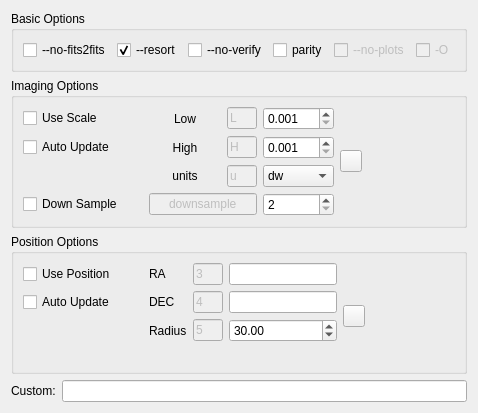
<?xml version="1.0" encoding="UTF-8"?>
<ui version="4.0">
 <class>OpsAstrometry</class>
 <widget class="QWidget" name="OpsAstrometry">
  <property name="geometry">
   <rect>
    <x>0</x>
    <y>0</y>
    <width>426</width>
    <height>379</height>
   </rect>
  </property>
  <layout class="QVBoxLayout" name="verticalLayout_5">
   <item>
    <widget class="QGroupBox" name="groupBox_3">
     <property name="title">
      <string>Basic Options</string>
     </property>
     <layout class="QVBoxLayout" name="verticalLayout_2">
      <item>
       <layout class="QHBoxLayout" name="horizontalLayout_5">
        <property name="topMargin">
         <number>0</number>
        </property>
        <item>
         <widget class="QCheckBox" name="kcfg_AstrometryUseNoFITS2FITS">
          <property name="toolTip">
           <string>&lt;html&gt;&lt;head/&gt;&lt;body&gt;&lt;p&gt;This option should &lt;span style=&quot; font-weight:600;&quot;&gt;ONLY&lt;/span&gt; be checked if your astrometry.net version is 0.67 or earlier. Uncheck for any versions greater than 0.67&lt;/p&gt;&lt;/body&gt;&lt;/html&gt;</string>
          </property>
          <property name="text">
           <string>--no-fits2fits</string>
          </property>
         </widget>
        </item>
        <item>
         <widget class="QCheckBox" name="kcfg_AstrometryUseResort">
          <property name="toolTip">
           <string>&lt;html&gt;&lt;head/&gt;&lt;body&gt;&lt;p&gt;Check this option if your image does not have much nebulosity. If it does have strong nebulosity, uncheck it.&lt;/p&gt;&lt;/body&gt;&lt;/html&gt;</string>
          </property>
          <property name="text">
           <string>--resort</string>
          </property>
          <property name="checked">
           <bool>true</bool>
          </property>
         </widget>
        </item>
        <item>
         <widget class="QCheckBox" name="kcfg_AstrometryUseNoVerify">
          <property name="toolTip">
           <string>&lt;html&gt;&lt;head/&gt;&lt;body&gt;&lt;p&gt;This will prevent the solver from looking at an already existing WCS Header before blindly trying to solve the image. It is recommended to keep it checked.&lt;/p&gt;&lt;/body&gt;&lt;/html&gt;</string>
          </property>
          <property name="text">
           <string>--no-verify</string>
          </property>
          <property name="checked">
           <bool>false</bool>
          </property>
         </widget>
        </item>
        <item>
         <widget class="QCheckBox" name="kcfg_AstrometryDetectParity">
          <property name="toolTip">
           <string>&lt;html&gt;&lt;head/&gt;&lt;body&gt;&lt;p&gt;Detect parity and reuse it to speed up solver.&lt;/p&gt;&lt;/body&gt;&lt;/html&gt;</string>
          </property>
          <property name="text">
           <string>parity</string>
          </property>
         </widget>
        </item>
        <item>
         <widget class="QCheckBox" name="checkBox_27">
          <property name="enabled">
           <bool>false</bool>
          </property>
          <property name="toolTip">
           <string>&lt;html&gt;&lt;head/&gt;&lt;body&gt;&lt;p&gt;Prevents creation of unnecessary files unused by Ekos.&lt;/p&gt;&lt;/body&gt;&lt;/html&gt;</string>
          </property>
          <property name="text">
           <string>--no-plots</string>
          </property>
          <property name="checked">
           <bool>false</bool>
          </property>
         </widget>
        </item>
        <item>
         <widget class="QCheckBox" name="checkBox_30">
          <property name="enabled">
           <bool>false</bool>
          </property>
          <property name="maximumSize">
           <size>
            <width>50</width>
            <height>16777215</height>
           </size>
          </property>
          <property name="toolTip">
           <string>&lt;html&gt;&lt;head/&gt;&lt;body&gt;&lt;p&gt;Overwrite already generated files. It must be checked to prevent solver failure.&lt;/p&gt;&lt;/body&gt;&lt;/html&gt;</string>
          </property>
          <property name="text">
           <string>-O</string>
          </property>
          <property name="checked">
           <bool>false</bool>
          </property>
         </widget>
        </item>
       </layout>
      </item>
     </layout>
    </widget>
   </item>
   <item>
    <widget class="QGroupBox" name="groupBox">
     <property name="title">
      <string>Imaging Options</string>
     </property>
     <layout class="QGridLayout" name="gridLayout">
      <item row="2" column="1">
       <widget class="QLabel" name="label_7">
        <property name="toolTip">
         <string>&lt;p&gt;The units of the imager scale bounds above.&lt;/p&gt;
&lt;ul&gt;
&lt;li&gt;dw: degree width&lt;/li&gt;
&lt;li&gt;aw: arcminute width&lt;/li&gt;
&lt;li&gt;app: arcsecs per pixel&lt;/li&gt;
&lt;/ul&gt;</string>
        </property>
        <property name="text">
         <string>units</string>
        </property>
        <property name="alignment">
         <set>Qt::AlignCenter</set>
        </property>
       </widget>
      </item>
      <item row="1" column="4" rowspan="2">
       <widget class="QPushButton" name="updateScale">
        <property name="minimumSize">
         <size>
          <width>22</width>
          <height>22</height>
         </size>
        </property>
        <property name="maximumSize">
         <size>
          <width>22</width>
          <height>22</height>
         </size>
        </property>
        <property name="toolTip">
         <string>&lt;html&gt;&lt;head/&gt;&lt;body&gt;&lt;p&gt;Update Image Scale Bounds from the currently active camera &amp;amp; telescope combination.&lt;/p&gt;&lt;/body&gt;&lt;/html&gt;</string>
        </property>
        <property name="text">
         <string/>
        </property>
       </widget>
      </item>
      <item row="1" column="2">
       <widget class="QLineEdit" name="lineEdit_42">
        <property name="enabled">
         <bool>false</bool>
        </property>
        <property name="maximumSize">
         <size>
          <width>30</width>
          <height>16777215</height>
         </size>
        </property>
        <property name="toolTip">
         <string>&lt;html&gt;&lt;head/&gt;&lt;body&gt;&lt;p&gt;The high end of the imager scale, calculated as a little bigger than the longer dimension of the image.&lt;/p&gt;&lt;/body&gt;&lt;/html&gt;</string>
        </property>
        <property name="text">
         <string>H</string>
        </property>
       </widget>
      </item>
      <item row="2" column="3">
       <widget class="QComboBox" name="kcfg_AstrometryImageScaleUnits">
        <property name="maximumSize">
         <size>
          <width>110</width>
          <height>16777215</height>
         </size>
        </property>
        <property name="toolTip">
         <string>&lt;p&gt;The units of the imager scale bounds above.&lt;/p&gt;
&lt;ul&gt;
&lt;li&gt;dw: degree width&lt;/li&gt;
&lt;li&gt;aw: arcminute width&lt;/li&gt;
&lt;li&gt;app: arcsecs per pixel&lt;/li&gt;
&lt;/ul&gt;</string>
        </property>
        <property name="currentIndex">
         <number>0</number>
        </property>
        <item>
         <property name="text">
          <string>dw</string>
         </property>
        </item>
        <item>
         <property name="text">
          <string>aw</string>
         </property>
        </item>
        <item>
         <property name="text">
          <string>app</string>
         </property>
        </item>
       </widget>
      </item>
      <item row="3" column="3">
       <widget class="QSpinBox" name="kcfg_AstrometryDownsample">
        <property name="minimum">
         <number>2</number>
        </property>
        <property name="maximum">
         <number>16</number>
        </property>
        <property name="value">
         <number>2</number>
        </property>
       </widget>
      </item>
      <item row="3" column="0">
       <widget class="QCheckBox" name="kcfg_AstrometryUseDownsample">
        <property name="toolTip">
         <string>&lt;html&gt;&lt;head/&gt;&lt;body&gt;&lt;p&gt;Downsample the image to shrink its size and speed up the solver.&lt;/p&gt;&lt;/body&gt;&lt;/html&gt;</string>
        </property>
        <property name="text">
         <string>Down Sample</string>
        </property>
        <property name="checked">
         <bool>false</bool>
        </property>
       </widget>
      </item>
      <item row="0" column="0">
       <widget class="QCheckBox" name="kcfg_AstrometryUseImageScale">
        <property name="toolTip">
         <string>&lt;html&gt;&lt;head/&gt;&lt;body&gt;&lt;p&gt;Set image scale to speed up solver as it does not have to search index files of different image scales.&lt;/p&gt;&lt;/body&gt;&lt;/html&gt;</string>
        </property>
        <property name="text">
         <string>Use Scale</string>
        </property>
        <property name="checked">
         <bool>false</bool>
        </property>
       </widget>
      </item>
      <item row="0" column="2">
       <widget class="QLineEdit" name="lineEdit_41">
        <property name="enabled">
         <bool>false</bool>
        </property>
        <property name="maximumSize">
         <size>
          <width>30</width>
          <height>16777215</height>
         </size>
        </property>
        <property name="toolTip">
         <string>&lt;html&gt;&lt;head/&gt;&lt;body&gt;&lt;p&gt;The lower end of the imager scale, calculated as a little smaller than the shorter dimension of the image.&lt;/p&gt;&lt;/body&gt;&lt;/html&gt;</string>
        </property>
        <property name="text">
         <string>L</string>
        </property>
       </widget>
      </item>
      <item row="0" column="3">
       <widget class="QDoubleSpinBox" name="kcfg_AstrometryImageScaleLow">
        <property name="decimals">
         <number>3</number>
        </property>
        <property name="minimum">
         <double>0.001000000000000</double>
        </property>
        <property name="maximum">
         <double>999.000000000000000</double>
        </property>
        <property name="value">
         <double>0.001000000000000</double>
        </property>
       </widget>
      </item>
      <item row="3" column="1" colspan="2">
       <widget class="QLineEdit" name="lineEdit_55">
        <property name="enabled">
         <bool>false</bool>
        </property>
        <property name="toolTip">
         <string>&lt;html&gt;&lt;head/&gt;&lt;body&gt;&lt;p&gt;Downsample the image to shrink its size and speed up the solver.&lt;/p&gt;&lt;/body&gt;&lt;/html&gt;</string>
        </property>
        <property name="text">
         <string>downsample</string>
        </property>
        <property name="alignment">
         <set>Qt::AlignCenter</set>
        </property>
       </widget>
      </item>
      <item row="1" column="3">
       <widget class="QDoubleSpinBox" name="kcfg_AstrometryImageScaleHigh">
        <property name="decimals">
         <number>3</number>
        </property>
        <property name="minimum">
         <double>0.001000000000000</double>
        </property>
        <property name="maximum">
         <double>999.000000000000000</double>
        </property>
        <property name="value">
         <double>0.001000000000000</double>
        </property>
       </widget>
      </item>
      <item row="1" column="1">
       <widget class="QLabel" name="label_13">
        <property name="toolTip">
         <string>&lt;html&gt;&lt;head/&gt;&lt;body&gt;&lt;p&gt;The high end of the imager scale, calculated as a little bigger than the longer dimension of the image.&lt;/p&gt;&lt;/body&gt;&lt;/html&gt;</string>
        </property>
        <property name="text">
         <string>High</string>
        </property>
        <property name="alignment">
         <set>Qt::AlignCenter</set>
        </property>
       </widget>
      </item>
      <item row="1" column="0">
       <layout class="QHBoxLayout" name="horizontalLayout">
        <item>
         <widget class="QCheckBox" name="kcfg_AstrometryAutoUpdateImageScale">
          <property name="toolTip">
           <string>Automatically update image scale values when CCD and/or Mount parameters are updated.</string>
          </property>
          <property name="text">
           <string>Auto Update</string>
          </property>
         </widget>
        </item>
        <item>
         <widget class="QLabel" name="imageWarningLabel">
          <property name="enabled">
           <bool>true</bool>
          </property>
          <property name="sizePolicy">
           <sizepolicy hsizetype="Fixed" vsizetype="Fixed">
            <horstretch>0</horstretch>
            <verstretch>0</verstretch>
           </sizepolicy>
          </property>
          <property name="minimumSize">
           <size>
            <width>22</width>
            <height>22</height>
           </size>
          </property>
          <property name="maximumSize">
           <size>
            <width>22</width>
            <height>22</height>
           </size>
          </property>
          <property name="toolTip">
           <string>&lt;html&gt;&lt;head/&gt;&lt;body&gt;&lt;nobr&gt;Image Scale Auto Update is turned off!&lt;/nobr&gt;&lt;/body&gt;&lt;/html&gt;</string>
          </property>
          <property name="text">
           <string/>
          </property>
          <property name="pixmap">
           <pixmap resource="../../data/kstars.qrc">:/icons/breeze/default/security-medium.svg</pixmap>
          </property>
          <property name="scaledContents">
           <bool>true</bool>
          </property>
          <property name="alignment">
           <set>Qt::AlignCenter</set>
          </property>
         </widget>
        </item>
       </layout>
      </item>
      <item row="2" column="2">
       <widget class="QLineEdit" name="lineEdit_50">
        <property name="enabled">
         <bool>false</bool>
        </property>
        <property name="maximumSize">
         <size>
          <width>30</width>
          <height>16777215</height>
         </size>
        </property>
        <property name="toolTip">
         <string>&lt;html&gt;&lt;head/&gt;&lt;body&gt;&lt;p&gt;The units of the imager scale bounds above.&lt;/p&gt;&lt;p&gt;dw: degree width&lt;/p&gt;&lt;p&gt;aw: arcminute width&lt;/p&gt;&lt;/body&gt;&lt;/html&gt;</string>
        </property>
        <property name="text">
         <string>u</string>
        </property>
       </widget>
      </item>
      <item row="0" column="1">
       <widget class="QLabel" name="label_12">
        <property name="toolTip">
         <string>&lt;html&gt;&lt;head/&gt;&lt;body&gt;&lt;p&gt;The lower end of the imager scale, calculated as a little smaller than the shorter dimension of the image.&lt;/p&gt;&lt;/body&gt;&lt;/html&gt;</string>
        </property>
        <property name="text">
         <string>Low</string>
        </property>
        <property name="alignment">
         <set>Qt::AlignCenter</set>
        </property>
       </widget>
      </item>
      <item row="1" column="5">
       <spacer name="horizontalSpacer">
        <property name="orientation">
         <enum>Qt::Horizontal</enum>
        </property>
        <property name="sizeHint" stdset="0">
         <size>
          <width>40</width>
          <height>20</height>
         </size>
        </property>
       </spacer>
      </item>
     </layout>
    </widget>
   </item>
   <item>
    <widget class="QGroupBox" name="groupBox_2">
     <property name="title">
      <string>Position Options</string>
     </property>
     <layout class="QGridLayout" name="gridLayout_2">
      <item row="0" column="1">
       <widget class="QLabel" name="label_14">
        <property name="toolTip">
         <string>&lt;html&gt;&lt;head/&gt;&lt;body&gt;&lt;p&gt;The RA of the Estimated Telescope/Image Field Position in hh:mm:ss notation&lt;/p&gt;&lt;/body&gt;&lt;/html&gt;</string>
        </property>
        <property name="text">
         <string>RA</string>
        </property>
       </widget>
      </item>
      <item row="0" column="3">
       <widget class="dmsBox" name="estRA">
        <property name="enabled">
         <bool>true</bool>
        </property>
        <property name="toolTip">
         <string>&lt;html&gt;&lt;head/&gt;&lt;body&gt;&lt;p&gt;The RA of the Estimated Telescope/Image Field Position in hh:mm:ss notation&lt;/p&gt;&lt;/body&gt;&lt;/html&gt;</string>
        </property>
       </widget>
      </item>
      <item row="1" column="4" rowspan="2">
       <widget class="QPushButton" name="updatePosition">
        <property name="minimumSize">
         <size>
          <width>22</width>
          <height>22</height>
         </size>
        </property>
        <property name="maximumSize">
         <size>
          <width>22</width>
          <height>22</height>
         </size>
        </property>
        <property name="toolTip">
         <string>&lt;html&gt;&lt;head/&gt;&lt;body&gt;&lt;p&gt;Update coordinates to the current telescope position&lt;/p&gt;&lt;/body&gt;&lt;/html&gt;</string>
        </property>
        <property name="text">
         <string/>
        </property>
       </widget>
      </item>
      <item row="2" column="2">
       <widget class="QLineEdit" name="lineEdit_44">
        <property name="enabled">
         <bool>false</bool>
        </property>
        <property name="maximumSize">
         <size>
          <width>30</width>
          <height>16777215</height>
         </size>
        </property>
        <property name="toolTip">
         <string>&lt;html&gt;&lt;head/&gt;&lt;body&gt;&lt;p&gt;The Search Radius for the Estimated Telescope/Image Field Position in degrees.&lt;/p&gt;&lt;/body&gt;&lt;/html&gt;</string>
        </property>
        <property name="text">
         <string>5</string>
        </property>
       </widget>
      </item>
      <item row="0" column="2">
       <widget class="QLineEdit" name="lineEdit_47">
        <property name="enabled">
         <bool>false</bool>
        </property>
        <property name="maximumSize">
         <size>
          <width>30</width>
          <height>16777215</height>
         </size>
        </property>
        <property name="toolTip">
         <string>&lt;html&gt;&lt;head/&gt;&lt;body&gt;&lt;p&gt;The RA of the Estimated Telescope/Image Field Position in hh:mm:ss notation&lt;/p&gt;&lt;/body&gt;&lt;/html&gt;</string>
        </property>
        <property name="text">
         <string>3</string>
        </property>
       </widget>
      </item>
      <item row="3" column="0">
       <widget class="QLabel" name="label">
        <property name="text">
         <string/>
        </property>
       </widget>
      </item>
      <item row="2" column="3">
       <widget class="QDoubleSpinBox" name="kcfg_AstrometryRaduis">
        <property name="minimum">
         <double>1.000000000000000</double>
        </property>
        <property name="maximum">
         <double>360.000000000000000</double>
        </property>
        <property name="value">
         <double>30.000000000000000</double>
        </property>
       </widget>
      </item>
      <item row="1" column="2">
       <widget class="QLineEdit" name="lineEdit_48">
        <property name="enabled">
         <bool>false</bool>
        </property>
        <property name="maximumSize">
         <size>
          <width>30</width>
          <height>16777215</height>
         </size>
        </property>
        <property name="toolTip">
         <string>&lt;html&gt;&lt;head/&gt;&lt;body&gt;&lt;p&gt;The DEC of the Estimated Telescope/Image Field Position in dd:mm:ss notation&lt;/p&gt;&lt;/body&gt;&lt;/html&gt;</string>
        </property>
        <property name="text">
         <string>4</string>
        </property>
       </widget>
      </item>
      <item row="1" column="3">
       <widget class="dmsBox" name="estDec">
        <property name="enabled">
         <bool>true</bool>
        </property>
        <property name="minimumSize">
         <size>
          <width>70</width>
          <height>0</height>
         </size>
        </property>
        <property name="toolTip">
         <string>&lt;html&gt;&lt;head/&gt;&lt;body&gt;&lt;p&gt;The DEC of the Estimated Telescope/Image Field Position in dd:mm:ss notation&lt;/p&gt;&lt;/body&gt;&lt;/html&gt;</string>
        </property>
       </widget>
      </item>
      <item row="2" column="1">
       <widget class="QLabel" name="label_8">
        <property name="toolTip">
         <string>&lt;html&gt;&lt;head/&gt;&lt;body&gt;&lt;p&gt;The Search Radius for the Estimated Telescope/Image Field Position in degrees.&lt;/p&gt;&lt;/body&gt;&lt;/html&gt;</string>
        </property>
        <property name="text">
         <string>Radius</string>
        </property>
       </widget>
      </item>
      <item row="1" column="1">
       <widget class="QLabel" name="label_15">
        <property name="toolTip">
         <string>&lt;html&gt;&lt;head/&gt;&lt;body&gt;&lt;p&gt;The DEC of the Estimated Telescope/Image Field Position in dd:mm:ss notation&lt;/p&gt;&lt;/body&gt;&lt;/html&gt;</string>
        </property>
        <property name="text">
         <string>DEC</string>
        </property>
       </widget>
      </item>
      <item row="1" column="0">
       <layout class="QHBoxLayout" name="horizontalLayout_3">
        <item>
         <widget class="QCheckBox" name="kcfg_AstrometryAutoUpdatePosition">
          <property name="toolTip">
           <string>Automatically update position coordinates when mount completes slewing.</string>
          </property>
          <property name="text">
           <string>Auto Update</string>
          </property>
         </widget>
        </item>
        <item>
         <widget class="QLabel" name="positionWarningLabel">
          <property name="enabled">
           <bool>true</bool>
          </property>
          <property name="sizePolicy">
           <sizepolicy hsizetype="Fixed" vsizetype="Fixed">
            <horstretch>0</horstretch>
            <verstretch>0</verstretch>
           </sizepolicy>
          </property>
          <property name="minimumSize">
           <size>
            <width>22</width>
            <height>22</height>
           </size>
          </property>
          <property name="maximumSize">
           <size>
            <width>22</width>
            <height>22</height>
           </size>
          </property>
          <property name="toolTip">
           <string>&lt;html&gt;&lt;head/&gt;&lt;body&gt;&lt;nobr&gt;Position Auto Update is turned off!&lt;/nobr&gt;&lt;/body&gt;&lt;/html&gt;</string>
          </property>
          <property name="text">
           <string/>
          </property>
          <property name="pixmap">
           <pixmap resource="../../data/kstars.qrc">:/icons/breeze/default/security-medium.svg</pixmap>
          </property>
          <property name="scaledContents">
           <bool>true</bool>
          </property>
          <property name="alignment">
           <set>Qt::AlignCenter</set>
          </property>
         </widget>
        </item>
       </layout>
      </item>
      <item row="0" column="0">
       <widget class="QCheckBox" name="kcfg_AstrometryUsePosition">
        <property name="toolTip">
         <string>&lt;html&gt;&lt;head/&gt;&lt;body&gt;&lt;p&gt;Set estimated position to speed up astrometry solver as it does not have to search in other areas of the sky.&lt;/p&gt;&lt;/body&gt;&lt;/html&gt;</string>
        </property>
        <property name="text">
         <string>Use Position</string>
        </property>
        <property name="checked">
         <bool>false</bool>
        </property>
       </widget>
      </item>
      <item row="1" column="5">
       <spacer name="horizontalSpacer_2">
        <property name="orientation">
         <enum>Qt::Horizontal</enum>
        </property>
        <property name="sizeHint" stdset="0">
         <size>
          <width>40</width>
          <height>20</height>
         </size>
        </property>
       </spacer>
      </item>
     </layout>
     <zorder>label_14</zorder>
     <zorder>estRA</zorder>
     <zorder>lineEdit_44</zorder>
     <zorder>lineEdit_47</zorder>
     <zorder>kcfg_AstrometryRaduis</zorder>
     <zorder>lineEdit_48</zorder>
     <zorder>estDec</zorder>
     <zorder>label_8</zorder>
     <zorder>label_15</zorder>
     <zorder>kcfg_AstrometryUsePosition</zorder>
     <zorder>label</zorder>
     <zorder>updatePosition</zorder>
     <zorder>horizontalSpacer_2</zorder>
    </widget>
   </item>
   <item>
    <layout class="QFormLayout" name="formLayout">
     <item row="0" column="0">
      <widget class="QLabel" name="label_3">
       <property name="text">
        <string>Custom:</string>
       </property>
      </widget>
     </item>
     <item row="0" column="1">
      <widget class="QLineEdit" name="kcfg_AstrometryCustomOptions">
       <property name="toolTip">
        <string>&lt;html&gt;&lt;head/&gt;&lt;body&gt;&lt;p&gt;Additional optional astrometry.net options.&lt;/p&gt;&lt;/body&gt;&lt;/html&gt;</string>
       </property>
      </widget>
     </item>
    </layout>
   </item>
   <item>
    <spacer name="verticalSpacer_4">
     <property name="orientation">
      <enum>Qt::Vertical</enum>
     </property>
     <property name="sizeHint" stdset="0">
      <size>
       <width>20</width>
       <height>40</height>
      </size>
     </property>
    </spacer>
   </item>
  </layout>
 </widget>
 <customwidgets>
  <customwidget>
   <class>dmsBox</class>
   <extends>QLineEdit</extends>
   <header>widgets/dmsbox.h</header>
   <container>1</container>
  </customwidget>
 </customwidgets>
 <resources>
  <include location="../../data/kstars.qrc"/>
 </resources>
 <connections/>
</ui>
